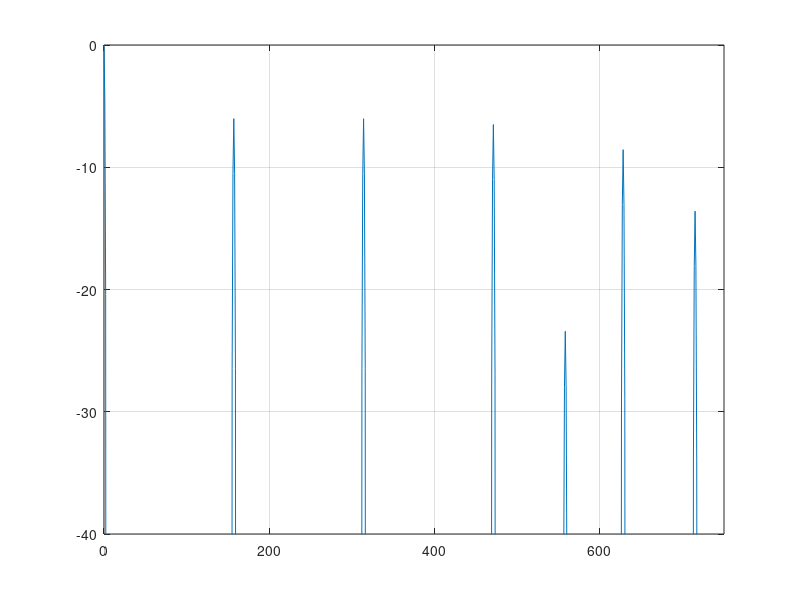

Recreate this plot in MATLAB.
fs=48000;
L = 13;
HL = (L-1) / 2;
n = [-HL:HL]';
fc = fs/4;
A = 2*fc/fs;
oc = A * pi;

w2 = sinc(oc * n / pi) .* hamming(L);
w2(abs(w2) < 1e-15) = 0;
w2 = w2 / sum(w2);
w3 = [-1 0 9 16 9 0 -1];
w3 = w3 / sum(w3);

w = w2;

wx = blackman(fs);
wx = wx / sum(wx);

xc = [];
for f = 0:157:fs/2
    fsd = fs;
    x = cos(2*pi*f/fs*[0:fs-1]') .* wx;
    for i = 1:5
        x = conv(x, w, 'same');
        x = 2 * x(1:2:end);
        fsd = fsd / 2;
    end
    if f == 0
        xc = x;
    else
        xc = xc + x;
    end
end

fx = fft(xc, fsd);
plot([0:fsd-1]', mag2db(abs(fx)));
axis([0 fsd/2 -40 0]), grid;
